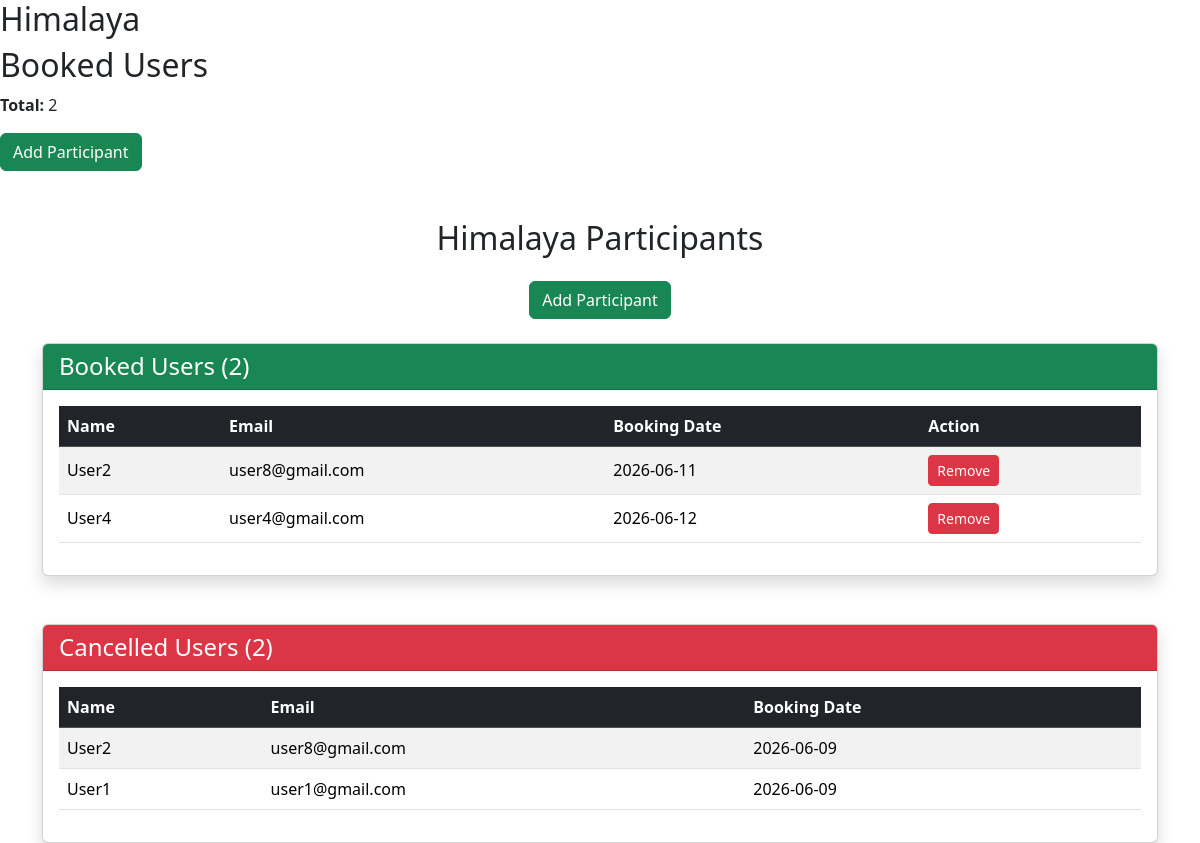
The page /participants/2 (signed in) on the database its author committed.
### models.py (models this page shows)
class Trek(db.Model):
    id = db.Column(db.Integer, primary_key=True)
    name = db.Column(db.String(100))
    location = db.Column(db.String(100))
    assigned_staff_id=staff_id=db.Column(db.Integer, db.ForeignKey('user.id'))
    available_slots=db.Column(db.Integer)
    difficulty = db.Column(db.String(50))
    duration = db.Column(db.Integer)
    status = db.Column(db.String(20),default='Open')
    start_date=db.Column(db.Date)
    end_date=db.Column(db.Date)
    image=db.Column(db.String(500))
    trek_details=db.Column(db.String(500))
    bookings = db.relationship(
        'Booking',
        backref='trek',
        lazy=True
    )
    assigned_staff_id = db.Column(
        db.Integer,
        db.ForeignKey('user.id'),
        nullable=True
    )

class User(db.Model):
    id = db.Column(db.Integer, primary_key=True)
    name = db.Column(db.String(100) , nullable=False)
    email = db.Column(db.String(100), unique=True ,nullable=False)
    password = db.Column(db.String(100) ,nullable=False)
    role = db.Column(db.String(20))
    approved = db.Column(db.Boolean, default=False)
    blacklisted = db.Column(db.Boolean, default=False)
    bookings = db.relationship(
        'Booking',
        backref='user',
        lazy=True
    )

class Booking(db.Model):
    Booking_ID = db.Column(db.Integer, primary_key=True)
    User_ID=db.Column(db.Integer, db.ForeignKey('user.id'))
    Trek_ID=db.Column(db.Integer, db.ForeignKey('trek.id'))
    Booking_Date=db.Column(db.Date)
    Status=db.Column(db.String(100))

### app.py (the view)
@app.route('/participants/<int:trek_id>')
def participants(trek_id):
    if 'user_id' not in session:
        return redirect('/login')
    if session['role'] != 'staff':
        return "Access Denied"
    trek = Trek.query.get(trek_id)
    booked_users = []
    cancelled_users = []
    bookings = Booking.query.filter_by(
        Trek_ID=trek_id
    ).all()
    for booking in bookings:
        user = User.query.get(booking.User_ID)
        if booking.Status == 'Booked':
            booked_users.append({
                'user': user,
                'booking': booking
            })
        elif booking.Status == 'Cancelled':
            cancelled_users.append({
                'user': user,
                'booking': booking
            })
    return render_template(
        'participants.html',
        trek=trek,
        booked_users=booked_users,
        cancelled_users=cancelled_users
    )

### templates/participants.html (shortened to what this page needs)
<!DOCTYPE html>
<html lang="en">
<head>
    <link href="https://cdn.jsdelivr.net/npm/bootstrap@5.3.8/dist/css/bootstrap.min.css" rel="stylesheet">
</head>
<body>
    <h2>{{ trek.name }}</h2>
<h2>Booked Users</h2>
<p>
<b>Total:</b>
{{ booked_users|length }}
</p>
<a href="/add_participant/{{ trek.id }}" class="btn btn-success">Add Participant</a>
<br><br>
<div class="container mt-4">
<h2 class="text-center mb-4">{{ trek.name }} Participants</h2>
<div class="text-center mb-4">
    <a href="/add_participant/{{ trek.id }}" class="btn btn-success">
        Add Participant
    </a>
</div>
<div class="card shadow mb-5">
    <div class="card-header bg-success text-white">
        <h4 class="mb-0">Booked Users ({{ booked_users|length }})</h4>
    </div>
    <div class="card-body">
        <table class="table table-striped table-hover align-middle">
            <thead class="table-dark">
                <tr>
                    <th>Name</th>
                    <th>Email</th>
                    <th>Booking Date</th>
                    <th>Action</th>
                </tr>
            </thead>
            <tbody>
            {% for item in booked_users %}
                <tr>
                    <td>{{ item.user.name }}</td>
                    <td>{{ item.user.email }}</td>
                    <td>{{ item.booking.Booking_Date }}</td>
                    <td><a href="/remove_participant/{{ item.booking.Booking_ID }}" class="btn btn-danger btn-sm">Remove</a></td>
                </tr>
            {% endfor %}
            </tbody>
        </table>
    </div>
</div>
<div class="card shadow">
    <div class="card-header bg-danger text-white">
        <h4 class="mb-0">Cancelled Users ({{ cancelled_users|length }})</h4>
    </div>
    <div class="card-body">
        <table class="table table-striped table-hover align-middle">
            <thead class="table-dark">
                <tr>
                    <th>Name</th>
                    <th>Email</th>
                    <th>Booking Date</th>
                </tr>
            </thead>
            <tbody>
            {% for item in cancelled_users %}
                <tr>
                    <td>{{ item.user.name }}</td>
                    <td>{{ item.user.email }}</td>
                    <td>{{ item.booking.Booking_Date }}</td>
                </tr>
            {% endfor %}
            </tbody>
        </table>
    </div>
</div>
</div>
</body>
</html>

### rows shown on the page
Trek: name "Himalaya"
User: user.name "User2", user.email "user8@gmail.com", user.name "User2", user.email "user8@gmail.com"
Booking: booking.Booking_Date "2026-06-11"
User: user.name "User4", user.email "user4@gmail.com"
Booking: booking.Booking_Date "2026-06-12"
Booking: booking.Booking_Date "2026-06-09"
User: user.name "User1", user.email "user1@gmail.com"
Booking: booking.Booking_Date "2026-06-09"

### other values the page prints
{{ booked_users|length }} "2"
{{ cancelled_users|length }} "2"
